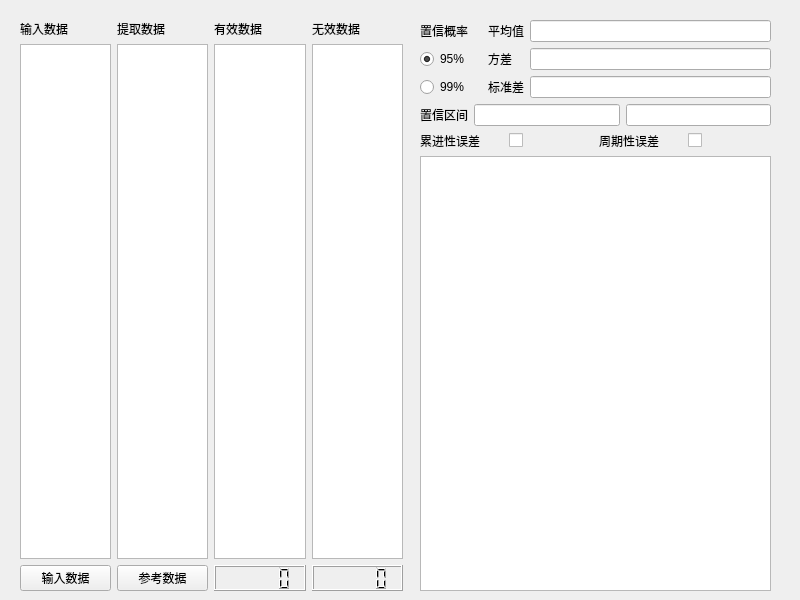
<?xml version="1.0" encoding="UTF-8"?>
<ui version="4.0">
 <class>Widget</class>
 <widget class="QWidget" name="Widget">
  <property name="geometry">
   <rect>
    <x>0</x>
    <y>0</y>
    <width>800</width>
    <height>600</height>
   </rect>
  </property>
  <property name="windowTitle">
   <string>Widget</string>
  </property>
  <widget class="QWidget" name="gridLayoutWidget">
   <property name="geometry">
    <rect>
     <x>20</x>
     <y>20</y>
     <width>383</width>
     <height>571</height>
    </rect>
   </property>
   <layout class="QGridLayout" name="gridLayout">
    <item row="1" column="0">
     <widget class="QPlainTextEdit" name="plainTextEdit"/>
    </item>
    <item row="1" column="2">
     <widget class="QTextBrowser" name="textBrowser_2"/>
    </item>
    <item row="0" column="0">
     <widget class="QLabel" name="label_2">
      <property name="text">
       <string>输入数据</string>
      </property>
     </widget>
    </item>
    <item row="0" column="1">
     <widget class="QLabel" name="label_3">
      <property name="text">
       <string>提取数据</string>
      </property>
     </widget>
    </item>
    <item row="1" column="1">
     <widget class="QTextBrowser" name="textBrowser"/>
    </item>
    <item row="1" column="3">
     <widget class="QTextBrowser" name="textBrowser_3"/>
    </item>
    <item row="0" column="2">
     <widget class="QLabel" name="label_4">
      <property name="text">
       <string>有效数据</string>
      </property>
     </widget>
    </item>
    <item row="0" column="3">
     <widget class="QLabel" name="label_5">
      <property name="text">
       <string>无效数据</string>
      </property>
     </widget>
    </item>
    <item row="2" column="0">
     <widget class="QPushButton" name="inputButton">
      <property name="text">
       <string>输入数据</string>
      </property>
     </widget>
    </item>
    <item row="2" column="1">
     <widget class="QPushButton" name="testButton">
      <property name="text">
       <string>参考数据</string>
      </property>
     </widget>
    </item>
    <item row="2" column="2">
     <widget class="QLCDNumber" name="validNumber">
      <property name="digitCount">
       <number>5</number>
      </property>
      <property name="segmentStyle">
       <enum>QLCDNumber::Filled</enum>
      </property>
     </widget>
    </item>
    <item row="2" column="3">
     <widget class="QLCDNumber" name="invalidNumber">
      <property name="digitCount">
       <number>5</number>
      </property>
     </widget>
    </item>
   </layout>
  </widget>
  <widget class="QWidget" name="verticalLayoutWidget">
   <property name="geometry">
    <rect>
     <x>420</x>
     <y>20</y>
     <width>351</width>
     <height>571</height>
    </rect>
   </property>
   <layout class="QVBoxLayout" name="verticalLayout">
    <item>
     <layout class="QGridLayout" name="gridLayout_2">
      <item row="0" column="3">
       <widget class="QLineEdit" name="mean_lineEdit"/>
      </item>
      <item row="2" column="0">
       <widget class="QRadioButton" name="Button99">
        <property name="text">
         <string>99%</string>
        </property>
       </widget>
      </item>
      <item row="1" column="3">
       <widget class="QLineEdit" name="var_lineEdit"/>
      </item>
      <item row="1" column="2">
       <widget class="QLabel" name="label_7">
        <property name="text">
         <string>方差</string>
        </property>
       </widget>
      </item>
      <item row="2" column="2">
       <widget class="QLabel" name="label_8">
        <property name="text">
         <string>标准差</string>
        </property>
       </widget>
      </item>
      <item row="0" column="2">
       <widget class="QLabel" name="label_6">
        <property name="text">
         <string>平均值</string>
        </property>
       </widget>
      </item>
      <item row="1" column="0">
       <widget class="QRadioButton" name="Button95">
        <property name="enabled">
         <bool>true</bool>
        </property>
        <property name="text">
         <string>95%</string>
        </property>
        <property name="checked">
         <bool>true</bool>
        </property>
        <property name="autoExclusive">
         <bool>true</bool>
        </property>
       </widget>
      </item>
      <item row="2" column="3">
       <widget class="QLineEdit" name="std_lineEdit"/>
      </item>
      <item row="0" column="0">
       <widget class="QLabel" name="label">
        <property name="text">
         <string>置信概率</string>
        </property>
       </widget>
      </item>
      <item row="0" column="1">
       <widget class="QLabel" name="label_9">
        <property name="text">
         <string>  </string>
        </property>
       </widget>
      </item>
      <item row="1" column="1">
       <widget class="QLabel" name="label_13">
        <property name="text">
         <string>  </string>
        </property>
       </widget>
      </item>
      <item row="2" column="1">
       <widget class="QLabel" name="label_14">
        <property name="text">
         <string>  </string>
        </property>
       </widget>
      </item>
     </layout>
    </item>
    <item>
     <layout class="QHBoxLayout" name="horizontalLayout">
      <item>
       <widget class="QLabel" name="label_10">
        <property name="text">
         <string>置信区间</string>
        </property>
       </widget>
      </item>
      <item>
       <widget class="QLineEdit" name="conl_lineEdit"/>
      </item>
      <item>
       <widget class="QLineEdit" name="conr_lineEdit"/>
      </item>
     </layout>
    </item>
    <item>
     <layout class="QHBoxLayout" name="horizontalLayout_2">
      <item>
       <widget class="QLabel" name="label_11">
        <property name="text">
         <string>累进性误差</string>
        </property>
       </widget>
      </item>
      <item>
       <widget class="QCheckBox" name="acc_checkBox">
        <property name="text">
         <string/>
        </property>
        <property name="checkable">
         <bool>true</bool>
        </property>
        <property name="checked">
         <bool>false</bool>
        </property>
       </widget>
      </item>
      <item>
       <widget class="QLabel" name="label_12">
        <property name="text">
         <string>周期性误差</string>
        </property>
       </widget>
      </item>
      <item>
       <widget class="QCheckBox" name="per_checkBox">
        <property name="text">
         <string/>
        </property>
        <property name="checkable">
         <bool>true</bool>
        </property>
       </widget>
      </item>
     </layout>
    </item>
    <item>
     <layout class="QVBoxLayout" name="verticalLayout_2">
      <item>
       <widget class="QTextBrowser" name="outputBox"/>
      </item>
     </layout>
    </item>
   </layout>
  </widget>
 </widget>
 <resources/>
 <connections/>
</ui>
